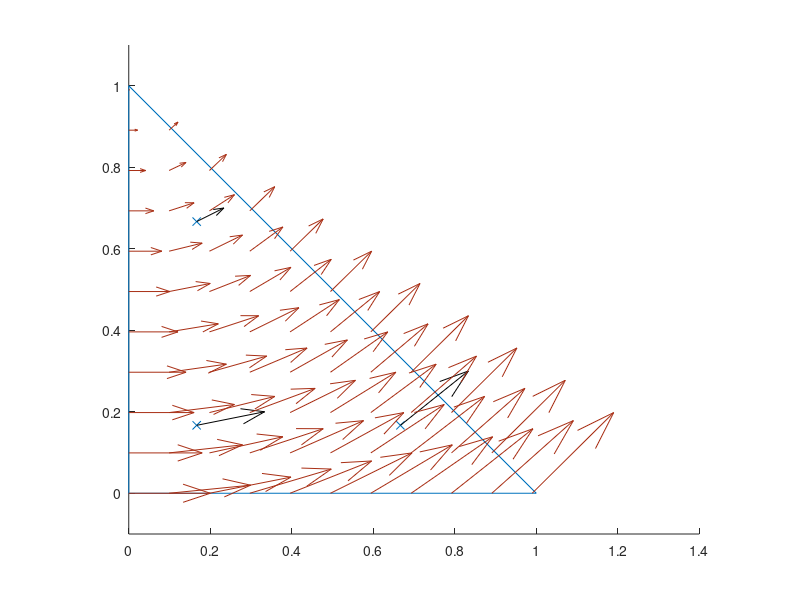

Source code (MATLAB): (Note: this script raises an error after producing the figure.)
clear
close all
a = 10;
xyz = [1,2,3.5;3,1,2;0,0,0];
%xyz = [rand(2,3)*a; 0,0,0];
% Quadrature rule
q2u = [[6.666666666666667e-01, ...
        1.666666666666667e-01]; ...
       [1.666666666666667e-01, ...
        6.666666666666667e-01]; ...
       [1.666666666666667e-01, ...
        1.666666666666667e-01]]';
q2w = [1.666666666666667e-01; ...
       1.666666666666667e-01; ...
       1.666666666666667e-01]';
   
   
res = 0.099;
point = [0,0];
u = [];
v = [];
while point(1) < 1
    while point(2) < (1-point(1))
        u = [u, point(1)];
        v = [v, point(2)];
        point(2) = point(2) + res;
    end
    point(1) = point(1) + res;
    point(2) = 0;
end

% H(grad) basis functions
% Node basis functions for the reference element
up{1} = 1 - q2u(1,:) - q2u(2,:);
up{2} = q2u(1,:);
up{3} = q2u(2,:);

upL{1} = 1-u-v;
upL{2} = u;
upL{3} = v;

% Gradient of H(grad) basis functions, used in H(div), H(curl)
ug{1} = [-1 -1]';
ug{2} = [+1 0]';
ug{3} = [0 +1]';

ugL{1} = [-1*ones(length(u),1), -1*ones(length(v),1)]';
ugL{2} = [1*ones(length(u),1) , 0*ones(length(v),1)]';
ugL{3} = [0*ones(length(u),1) , 1*ones(length(v),1)]';

% H(curl) basis function N
uin{1} = [ug{2}*up{1} - ug{1}*up{2}; 0,0,0];
uin{2} = [ug{3}*up{2} - ug{2}*up{3}; 0,0,0];
uin{3} = [ug{1}*up{3} - ug{3}*up{1}; 0,0,0];

uinL{1} = [ugL{2}.*upL{1} - ugL{1}.*upL{2};zeros(1,66)];
uinL{2} = [ugL{3}.*upL{2} - ugL{2}.*upL{3};zeros(1,66)];
uinL{3} = [ugL{1}.*upL{3} - ugL{3}.*upL{1};zeros(1,66)];

% Physical coordinates
% Maps from refference element to physical element
q2x = zeros(3,length(q2w)); % allocate memorry
for iIdx = 1:3 % 3 edge points i.e triangle
    q2x = q2x + xyz(:,iIdx)*up{iIdx};
end

% Jacobian
jac = zeros(3);
for iIdx = 1:3
    jac = jac ...
        + [xyz(1,iIdx)*ug{iIdx}', 0; ...
           xyz(2,iIdx)*ug{iIdx}', 0; ...
           xyz(3,iIdx)*ug{iIdx}', 0]';
end
jac(3,3) = 1;
% Mappings
det_jac = det(jac);
map_ccs = inv(jac);       % mapping for curl-conforming space
map_ccs2d = map_ccs(1:2,1:2);
%map_dcs = jac'/det_jac;  % mapping for div-conforming space




%% the 
col = [0.75,0.75,0.75];
col2 = [0.66,0.18,0.08];
col3 = [0,0,0];

scale = 0.2;
figure(1), clf, hold on
%subplot(1,1,1), hold on
h1 = plot([0,0,1,0]',[0,1,0,0]');
h2 = scatter(q2u(1,:),q2u(2,:),'x');
quiver(q2u(1,:),q2u(2,:),uin{1}(1,:)*scale,uin{1}(2,:)*scale,'Autoscale','off','color',col3,'DisplayName','N for quadrature rule')
quiver(u,v,uinL{1}(1,:)*scale,uinL{1}(2,:)*scale,'Autoscale', 'off','color',col2,'DisplayName','N')
ylim([-0.1,1.1])
daspect([1,1,1])

set( get( get( h1, 'Annotation'), 'LegendInformation' ), 'IconDisplayStyle', 'off' );
set( get( get( h2, 'Annotation'), 'LegendInformation' ), 'IconDisplayStyle', 'off' );
legend()



%% trasnformed version

for iIdx = 1:3
    gsnn{iIdx} = map_ccs*uin{iIdx};
end

for iIdx = 1:3
    gsnnL{iIdx} = map_ccs*uinL{iIdx};
end

q2xL = zeros(2,length(u)); % allocate memorry
for iIdx = 1:3 % 3 edge points i.e triangle
    q2xL = q2xL + xyz(1:2,iIdx)*upL{iIdx};
end
figure(2), clf, hold on
h1 = plot([xyz(1,:),xyz(1,1)],[xyz(2,:),xyz(2,1)]); %plot triangle
h2 = scatter(q2x(1,:),q2x(2,:),'x');
quiver(q2x(1,:),q2x(2,:),gsnn{1}(1,:)*scale,gsnn{1}(2,:)*scale,'Autoscale','off','color',[0,0,0],'DisplayName','N for quadrature rule')
quiver(q2xL(1,:),q2xL(2,:),gsnnL{1}(1,:)*scale,gsnnL{1}(2,:)*scale,'Autoscale', 'off','color',col2,'DisplayName','N')
xlim([min(xyz(1,:))-0.1,max(xyz(1,:))+0.1])
ylim([min(xyz(2,:))-0.1,max(xyz(2,:))+0.1])
legend()

set( get( get( h1, 'Annotation'), 'LegendInformation' ), 'IconDisplayStyle', 'off' );
set( get( get( h2, 'Annotation'), 'LegendInformation' ), 'IconDisplayStyle', 'off' );
legend()

%%
figure(3), clf, hold on
plot([0,0,a,a,0],[0,a,a,0,0])
plot([xyz(1,:),xyz(1,1)],[xyz(2,:),xyz(2,1)])
scatter(q2x(1,:),q2x(2,:),'x')

%scale = det_jac*0.2;
figure(4)
subplot(3,1,1), hold on
plot([xyz(1,:),xyz(1,1)],[xyz(2,:),xyz(2,1)])
scatter(q2x(1,:),q2x(2,:),'x')
quiver(q2x(1,:),q2x(2,:),gsnn{1}(1,:)*scale,gsnn{1}(2,:)*scale,'Autoscale','off')
daspect([1 1 1])

subplot(3,1,2), hold on
plot([xyz(1,:),xyz(1,1)],[xyz(2,:),xyz(2,1)])
scatter(q2x(1,:),q2x(2,:),'x')
quiver(q2x(1,:),q2x(2,:),gsnn{2}(1,:)*scale,gsnn{2}(2,:)*scale,'Autoscale','off')
daspect([1 1 1])

subplot(3,1,3),hold on
plot([xyz(1,:),xyz(1,1)],[xyz(2,:),xyz(2,1)])
scatter(q2x(1,:),q2x(2,:),'x')
quiver(q2x(1,:),q2x(2,:),gsnn{3}(1,:)*scale,gsnn{3}(2,:)*scale,'Autoscale','off')
daspect([1 1 1])

n = repmat([0,0,1],3,1)';
nL = repmat([0,0,1],66,1)';
n2 = repmat([0,0,1],3,1)'*-1;
%S, n x N
usn{1} = cross(n,gsnn{1});
usn{2} = cross(n,gsnn{2});
usn{3} = cross(n,gsnn{3});

usnL{1} = cross(nL,gsnnL{1});
usnL{2} = cross(nL,gsnnL{2});
usnL{3} = cross(nL,gsnnL{3});

usn2{1} = cross(n2,gsnn{1});
usn2{2} = cross(n2,gsnn{2});
usn2{3} = cross(n2,gsnn{3});


figure(5), hold on
h1 = plot([xyz(1,:),xyz(1,1)],[xyz(2,:),xyz(2,1)]);
h2 = scatter(q2x(1,:),q2x(2,:),'x');
quiver(q2xL(1,:),q2xL(2,:),gsnnL{1}(1,:)*scale,gsnnL{1}(2,:)*scale,'Autoscale','off','color',col,'DisplayName','N')
quiver(q2xL(1,:),q2xL(2,:),usnL{1}(1,:)*scale,usnL{1}(2,:)*scale,'Autoscale','off','DisplayName','S','color',col2)
quiver(q2x(1,:),q2x(2,:),usn{1}(1,:)*scale,usn{1}(2,:)*scale,'Autoscale','off','DisplayName','S for quadrature rule','color',col3)
daspect([1 1 1])
xlim([min(xyz(1,:))-0.1,max(xyz(1,:))+0.1])
ylim([min(xyz(2,:))-0.1,max(xyz(2,:))+0.1])

set( get( get( h1, 'Annotation'), 'LegendInformation' ), 'IconDisplayStyle', 'off' );
set( get( get( h2, 'Annotation'), 'LegendInformation' ), 'IconDisplayStyle', 'off' );
legend()

%%
figure(6)
sgtitle('S')
subplot(2,3,1), hold on
plot([xyz(1,:),xyz(1,1)],[xyz(2,:),xyz(2,1)])
scatter(q2x(1,:),q2x(2,:),'x')
quiver(q2x(1,:),q2x(2,:),gsnn{1}(1,:)*scale,gsnn{1}(2,:)*scale,'Autoscale','off','color',col)
quiver(q2x(1,:),q2x(2,:),usn{1}(1,:)*scale,usn{1}(2,:)*scale,'Autoscale','off')
quiver(q2x(1,:),q2x(2,:),usn2{1}(1,:)*scale,usn2{1}(2,:)*scale,'Autoscale','off','color',col2)
daspect([1 1 1])

subplot(2,3,2), hold on
plot([xyz(1,:),xyz(1,1)],[xyz(2,:),xyz(2,1)])
scatter(q2x(1,:),q2x(2,:),'x')
quiver(q2x(1,:),q2x(2,:),gsnn{2}(1,:)*scale,gsnn{2}(2,:)*scale,'Autoscale','off','color',col)
quiver(q2x(1,:),q2x(2,:),usn{2}(1,:)*scale,usn{2}(2,:)*scale,'Autoscale','off')
quiver(q2x(1,:),q2x(2,:),usn2{2}(1,:)*scale,usn2{2}(2,:)*scale,'Autoscale','off','color',col2)
daspect([1 1 1])

subplot(2,3,3),hold on
plot([xyz(1,:),xyz(1,1)],[xyz(2,:),xyz(2,1)])
scatter(q2x(1,:),q2x(2,:),'x')
quiver(q2x(1,:),q2x(2,:),gsnn{3}(1,:)*scale,gsnn{3}(2,:)*scale,'Autoscale','off','color',col)
quiver(q2x(1,:),q2x(2,:),usn{3}(1,:)*scale,usn{3}(2,:)*scale,'Autoscale','off')
quiver(q2x(1,:),q2x(2,:),usn2{3}(1,:)*scale,usn2{3}(2,:)*scale,'Autoscale','off','color',col2)
daspect([1 1 1])

%n x S (n x (n x S)) 
usnn{1} = cross(n,usn{1});
usnn{2} = cross(n,usn{2});
usnn{3} = cross(n,usn{3});

usnnL{1} = cross(nL,usnL{1});
usnnL{2} = cross(nL,usnL{2});
usnnL{3} = cross(nL,usnL{3});

usnn2{1} = cross(n2,usn2{1});
usnn2{2} = cross(n2,usn2{2});
usnn2{3} = cross(n2,usn2{3});

figure(7), hold on
h1 = plot([xyz(1,:),xyz(1,1)],[xyz(2,:),xyz(2,1)]);
h2 = scatter(q2x(1,:),q2x(2,:),'x');
quiver(q2xL(1,:),q2xL(2,:),usnL{1}(1,:)*scale,usnL{1}(2,:)*scale,'Autoscale','off','color',col,'DisplayName','S')
quiver(q2xL(1,:),q2xL(2,:),usnnL{1}(1,:)*scale,usnnL{1}(2,:)*scale,'Autoscale','off','DisplayName','n x S','color',col2)
quiver(q2x(1,:),q2x(2,:),usnn{1}(1,:)*scale,usnn{1}(2,:)*scale,'Autoscale','off','DisplayName','n x S for quadrature rule','color',col3)
daspect([1 1 1])
xlim([min(xyz(1,:))-0.1,max(xyz(1,:))+0.1])
ylim([min(xyz(2,:))-0.1,max(xyz(2,:))+0.1])

set( get( get( h1, 'Annotation'), 'LegendInformation' ), 'IconDisplayStyle', 'off' );
set( get( get( h2, 'Annotation'), 'LegendInformation' ), 'IconDisplayStyle', 'off' );
legend()

%figure(5)
%sgtitle('n x S')
subplot(2,3,4), hold on
plot([xyz(1,:),xyz(1,1)],[xyz(2,:),xyz(2,1)])
scatter(q2x(1,:),q2x(2,:),'x')
quiver(q2x(1,:),q2x(2,:),usn{1}(1,:)*scale,usn{1}(2,:)*scale,'Autoscale','off','color',col)
quiver(q2x(1,:),q2x(2,:),usnn{1}(1,:)*scale,usnn{1}(2,:)*scale,'Autoscale','off')
quiver(q2x(1,:),q2x(2,:),usnn2{1}(1,:)*scale,usnn2{1}(2,:)*scale,'--','Autoscale','off','color',col2)
daspect([1 1 1])

subplot(2,3,5), hold on
plot([xyz(1,:),xyz(1,1)],[xyz(2,:),xyz(2,1)])
scatter(q2x(1,:),q2x(2,:),'x')
quiver(q2x(1,:),q2x(2,:),usn{2}(1,:)*scale,usn{2}(2,:)*scale,'Autoscale','off','color',col)
quiver(q2x(1,:),q2x(2,:),usnn{2}(1,:)*scale,usnn{2}(2,:)*scale,'Autoscale','off')
quiver(q2x(1,:),q2x(2,:),usnn2{2}(1,:)*scale,usnn2{2}(2,:)*scale,'--','Autoscale','off','color',col2)
daspect([1 1 1])

subplot(2,3,6),hold on
plot([xyz(1,:),xyz(1,1)],[xyz(2,:),xyz(2,1)])
scatter(q2x(1,:),q2x(2,:),'x')
quiver(q2x(1,:),q2x(2,:),usn{3}(1,:)*scale,usn{3}(2,:)*scale,'Autoscale','off','color',col)
quiver(q2x(1,:),q2x(2,:),usnn{3}(1,:)*scale,usnn{3}(2,:)*scale,'Autoscale','off','color',col2)
quiver(q2x(1,:),q2x(2,:),usnn2{3}(1,:)*scale,usnn2{3}(2,:)*scale,'--','Autoscale','off','color',col3)
daspect([1 1 1])


%%%%%% old version %%%%%%%

% usn_old{1} = cross(n,uin{1});
% usn_old{2} = cross(n,uin{2});
% usn_old{3} = cross(n,uin{3});

% for iIdx = 1:3
%     gsn_old{iIdx} = map_ccs*usn_old{iIdx};
% end
% 
% figure(6)
% subplot(3,1,1), hold on
% plot([xyz(1,:),xyz(1,1)],[xyz(2,:),xyz(2,1)])
% scatter(q2x(1,:),q2x(2,:),'x')
% quiver(q2x(1,:),q2x(2,:),uin{1}(1,:)*scale,uin{1}(2,:)*scale,'Autoscale','off','color',col)
% quiver(q2x(1,:),q2x(2,:),gsn_old{1}(1,:)*scale,gsn_old{1}(2,:)*scale,'Autoscale','off')
% daspect([1 1 1])
% 
% subplot(3,1,2), hold on
% plot([xyz(1,:),xyz(1,1)],[xyz(2,:),xyz(2,1)])
% scatter(q2x(1,:),q2x(2,:),'x')
% quiver(q2x(1,:),q2x(2,:),uin{2}(1,:)*scale,uin{2}(2,:)*scale,'Autoscale','off','color',col)
% quiver(q2x(1,:),q2x(2,:),gsn_old{2}(1,:)*scale,gsn_old{2}(2,:)*scale,'Autoscale','off')
% daspect([1 1 1])
% 
% subplot(3,1,3),hold on
% plot([xyz(1,:),xyz(1,1)],[xyz(2,:),xyz(2,1)])
% scatter(q2x(1,:),q2x(2,:),'x')
% quiver(q2x(1,:),q2x(2,:),uin{3}(1,:)*scale,uin{3}(2,:)*scale,'Autoscale','off','color',col)
% quiver(q2x(1,:),q2x(2,:),gsn_old{3}(1,:)*scale,gsn_old{3}(2,:)*scale,'Autoscale','off')
% daspect([1 1 1])


figure(8)

Uinc = [0,0,0;sin((pi*(q2x(1,:)))/a);0,0,0];
UincScaled = Uinc*det_jac;

for iIdx = 1:3
    ipTmp = sum(usnn{iIdx} .* UincScaled);%*det_jac;
    bElMtx_EE(iIdx) = (ipTmp * q2w') ;
end
hold on
plot([xyz(1,:),xyz(1,1)],[xyz(2,:),xyz(2,1)])
scatter(q2x(1,:),q2x(2,:),'x')
quiver(q2x(1,:),q2x(2,:),usnn{3}(1,:)*scale,usnn{3}(2,:)*scale,'Autoscale','off','color',col)
quiver(q2x(1,:),q2x(2,:),Uinc(1,:)*scale,Uinc(2,:)*scale,'Autoscale','off')

%quiver(q2x(1,:),q2x(2,:),usnn{3}(1,:).*ipTmp{3}*scale,usnn{3}(2,:).*ipTmp{3}*scale,'Autoscale','off')
daspect([1 1 1])


figure(8), hold on
plot([xyz(1,:),xyz(1,1)],[xyz(2,:),xyz(2,1)])
daspect([1,1,1])
start = q2x;
for iIdx = 1:3
    quiver(start(1,:),start(2,:),usnn{iIdx}(1,:)*bElMtx_EE(iIdx)*scale,usnn{iIdx}(2,:).*bElMtx_EE(iIdx)*scale,'Autoscale','off')
    start(1,:) = start(1,:) + usnn{iIdx}(1,:).*bElMtx_EE(iIdx)*scale;
    start(2,:) = start(2,:) + usnn{iIdx}(2,:).*bElMtx_EE(iIdx)*scale;
end
% quiver(q2x(1,:),q2x(2,:),usnn{1}(1,:).*ipTmp{1}*scale,usnn{1}(2,:).*ipTmp{1}*scale,'Autoscale','off')
% quiver(q2x(1,:),q2x(2,:),usnn{2}(1,:).*ipTmp{2}*scale,usnn{2}(2,:).*ipTmp{2}*scale,'Autoscale','off')
% quiver(q2x(1,:),q2x(2,:),usnn{3}(1,:).*ipTmp{3}*scale,usnn{3}(2,:).*ipTmp{3}*scale,'Autoscale','off')


%figure(9), hold on
%plot([xyz(1,:),xyz(1,1)],[xyz(2,:),xyz(2,1)])
quiver(q2x(1,:),q2x(2,:),UincScaled(1,:)*scale*(-1),UincScaled(2,:)*scale*(-1),'k','Autoscale','off')


figure(9), hold on

et = [usnn{1}(:), usnn{2}(:), usnn{3}(:)]\UincScaled(:);


plot([xyz(1,:),xyz(1,1)],[xyz(2,:),xyz(2,1)])
daspect([1,1,1])
start = q2x;
for iIdx = 1:3
    quiver(start(1,:),start(2,:),usnn{iIdx}(1,:)*et(iIdx)*scale,usnn{iIdx}(2,:)*et(iIdx)*scale,'Autoscale','off')
    start(1,:) = start(1,:) + usnn{iIdx}(1,:)*et(iIdx)*scale;
    start(2,:) = start(2,:) + usnn{iIdx}(2,:)*et(iIdx)*scale;
end
% quiver(q2x(1,:),q2x(2,:),usnn{1}(1,:).*ipTmp{1}*scale,usnn{1}(2,:).*ipTmp{1}*scale,'Autoscale','off')
% quiver(q2x(1,:),q2x(2,:),usnn{2}(1,:).*ipTmp{2}*scale,usnn{2}(2,:).*ipTmp{2}*scale,'Autoscale','off')
% quiver(q2x(1,:),q2x(2,:),usnn{3}(1,:).*ipTmp{3}*scale,usnn{3}(2,:).*ipTmp{3}*scale,'Autoscale','off')


%figure(9), hold on
%plot([xyz(1,:),xyz(1,1)],[xyz(2,:),xyz(2,1)])
quiver(q2x(1,:),q2x(2,:),UincScaled(1,:)*scale,UincScaled(2,:)*scale,'k','Autoscale','off')


%b_{ij} ElMtx n x n x [j^{-1}]N * U_inc
% %Jacobian for U_inc
% jacU = zeros(3);
% jacU = [xyz(1,3)-xyz(1,3), xyz(1,2)-xyz(1,1); ...
%         xyz(2,3)-xyz(2,1), xyz(2,2)-xyz(2,1)];
% % Mappings
% det_jacU = det(jacU);

% figure(10), hold on
% scatter(xyz(1,:),xyz(2,:),'g');
% scatter(q2x(1,:),q2x(2,:),'r','x');

%xyz = xyz+(a/2); % (the waveguide needs to start at 0 to a
%Area = 1/2*abs(xyz(1,1)*(xyz(2,2)-xyz(2,3))+ xyz(1,2)*(xyz(2,3)-xyz(2,1)) + xyz(1,3)*(xyz(2,1)-xyz(2,2)));

%Uinc = -2j*k_z10*E0*[0,0,0;sin((pi*(q2x(1,:)+(a/2))) / a );0,0,0].*exp(-1j*k_z10*0); %needs z in exponent
% % scale = 0.001;
% % quiver(q2x(1,:),q2x(2,:),Uinc(1,:),imag(Uinc(2,:)*scale),'Autoscale', 'off')
% 
% for iIdx = 1:3
%     ipTmp = sum(usnn{iIdx} .* Uinc);
%     bElMtx_EE(iIdx) = (ipTmp * q2w') *det_jac;
% end
